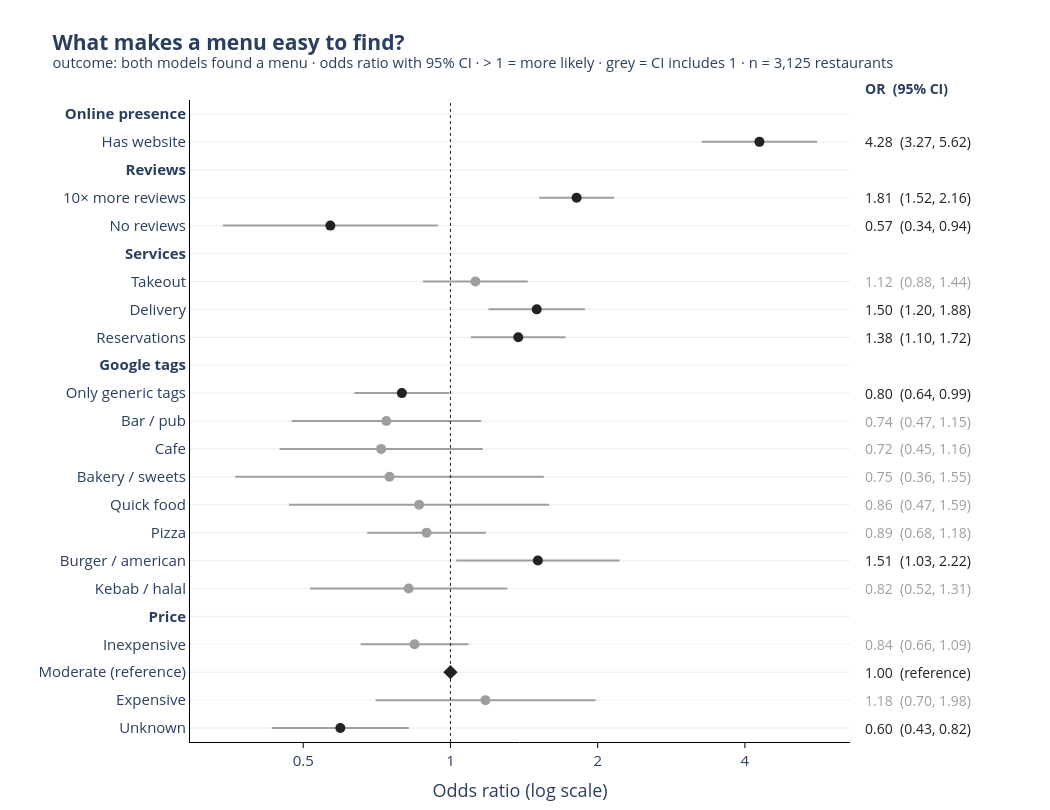

This figure's notebook cell:
### Code cell
# forest plot: odds ratio with 95% CI per input, grouped by kind of feature with short labels
REFERENCE = 'price: moderate'    # not a feature: the reference category the other price levels are compared with, OR = 1
PLOT_GROUPS = {
    'Online presence':      {'has website': 'Has website'},
    'Reviews':              {'reviews (log10)': '10× more reviews', 'no reviews': 'No reviews'},
    'Services':             {'offers takeout': 'Takeout', 'offers delivery': 'Delivery', 'offers reservations': 'Reservations'},
    'Google tags':          {'only generic tag': 'Only generic tags',
                             # 'tagged: bar/pub' -> 'Bar / pub'
                             **{group: group.split(': ', 1)[1].replace('/', ' / ').capitalize() for group in TAG_GROUPS}},
    'Price':                {'price: inexpensive': 'Inexpensive', REFERENCE: 'Moderate (reference)',
                             'price: expensive': 'Expensive', 'price: unknown': 'Unknown'},
}
assert sorted(f for g in PLOT_GROUPS.values() for f in g if f != REFERENCE) == sorted(result.index)

# one row per header and per feature, top to bottom
rows = []
for group, labels in PLOT_GROUPS.items():
    rows.append((f"<b>{group}</b>", None))
    rows += [(label, feature) for feature, label in labels.items()]
y_of = {feature: -i for i, (_, feature) in enumerate(rows) if feature}

res = result.loc[[f for f in y_of if f != REFERENCE]]
significant = (res["ci low"] > 1) | (res["ci high"] < 1)
INK, MUTED = "#222222", "#9e9e9e"
colors = np.where(significant, INK, MUTED)
labels = {feature: label for label, feature in rows if feature}

fig = go.Figure(go.Scatter(
    x=res["odds ratio"],
    y=[y_of[f] for f in res.index],
    mode="markers",
    marker=dict(color=colors, size=10),
    error_x=dict(type="data", symmetric=False,
                 array=res["ci high"] - res["odds ratio"],
                 arrayminus=res["odds ratio"] - res["ci low"],
                 thickness=2, width=0, color=MUTED),
    customdata=np.stack([res["ci low"], res["ci high"], res["p"]], axis=-1),
    text=[labels[f] for f in res.index],
    hovertemplate="<b>%{text}</b><br>OR %{x:.2f} (95% CI %{customdata[0]:.2f}, %{customdata[1]:.2f})<br>p = %{customdata[2]:.3f}<extra></extra>",
    showlegend=False,
))

# odds ratio and CI as a text column to the right of the plot
for (feature, row), color in zip(res.iterrows(), colors):
    fig.add_annotation(x=1.02, xref="paper", y=y_of[feature], yref="y", xanchor="left", showarrow=False,
                       text=f"{row['odds ratio']:.2f}  ({row['ci low']:.2f}, {row['ci high']:.2f})", font=dict(color=color, size=14))
fig.add_annotation(x=1.02, xref="paper", y=1, yref="paper", yanchor="bottom", xanchor="left", showarrow=False,
                   text="<b>OR  (95% CI)</b>", font=dict(size=14))

# reference category: fixed at OR = 1, no CI
fig.add_trace(go.Scatter(x=[1], y=[y_of[REFERENCE]], mode="markers", showlegend=False,
                         marker=dict(symbol="diamond", size=11, color=INK),
                         hovertemplate="<b>Moderate</b><br>reference category (OR = 1)<extra></extra>"))
fig.add_annotation(x=1.02, xref="paper", y=y_of[REFERENCE], yref="y", xanchor="left", showarrow=False,
                   text="1.00  (reference)", font=dict(color=INK, size=14))

fig.add_vline(x=1, line=dict(color=INK, width=1, dash="dot"))
fig.update_layout(
    title=plot_title("What makes a menu easy to find?",
                     f"outcome: both models found a menu · odds ratio with 95% CI · > 1 = more likely · grey = CI includes 1 · n = {len(features):,} restaurants"),
    xaxis=dict(type="log", title="Odds ratio (log scale)",
               tickvals=[0.25, 0.5, 1, 2, 4, 8], ticktext=["0.25", "0.5", "1", "2", "4", "8"]),
    yaxis=dict(title=None, tickvals=[-i for i in range(len(rows))], ticktext=[label for label, _ in rows],
               range=[-len(rows) + 0.5, 0.5], showgrid=True, gridcolor="#eeeeee", ticks=""),
    height=810, width=1050,
    margin={**MARGIN, "l": 190, "r": 200, "t": 100},
)

save_plot(fig, 'logistic-regression-hasfoundmenu-full.svg')
fig.show()

### Figure 1 — Plotly figure (JSON) as saved in the notebook; plotly's stock layout.template omitted (floating-point values rounded to 4 significant figures)
{"data": [{"customdata": [[3.266, 5.617, 7.118e-26], [1.518, 2.161, 4.44e-11], [0.3427, 0.9417, 0.0283], [0.8789, 1.439, 0.3504], [1.196, 1.884, 0.000452], [1.101, 1.72, 0.005002], [0.6364, 0.9942, 0.04436], [0.4737, 1.155, 0.1844], [0.4473, 1.164, 0.1809], [0.363, 1.552, 0.4386], [0.4678, 1.591, 0.6367], [0.6761, 1.181, 0.4302], [1.027, 2.217, 0.03592], [0.5162, 1.307, 0.4062], [0.6553, 1.089, 0.1928], [0.7026, 1.979, 0.5328], [0.4311, 0.8223, 0.001649]], "error_x": {"array": [1.334, 0.35, 0.3736, 0.3143, 0.3825, 0.3435, 0.1988, 0.4151, 0.4423, 0.8012, 0.7286, 0.2877, 0.7077, 0.4856, 0.2442, 0.7998, 0.2269], "arrayminus": [1.017, 0.2933, 0.2254, 0.2456, 0.3048, 0.2749, 0.159, 0.2659, 0.2742, 0.3875, 0.395, 0.2177, 0.4818, 0.3052, 0.1895, 0.4765, 0.1643], "color": "#9e9e9e", "symmetric": false, "thickness": 2, "type": "data", "width": 0}, "hovertemplate": "<b>%{text}</b><br>OR %{x:.2f} (95% CI %{customdata[0]:.2f}, %{customdata[1]:.2f})<br>p = %{customdata[2]:.3f}<extra></extra>", "marker": {"color": ["#222222", "#222222", "#222222", "#9e9e9e", "#222222", "#222222", "#222222", "#9e9e9e", "#9e9e9e", "#9e9e9e", "#9e9e9e", "#9e9e9e", "#222222", "#9e9e9e", "#9e9e9e", "#9e9e9e", "#222222"], "size": 10}, "mode": "markers", "showlegend": false, "text": ["Has website", "10× more reviews", "No reviews", "Takeout", "Delivery", "Reservations", "Only generic tags", "Bar / pub", "Cafe", "Bakery / sweets", "Quick food", "Pizza", "Burger / american", "Kebab / halal", "Inexpensive", "Expensive", "Unknown"], "type": "scatter", "x": [4.283, 1.811, 0.5681, 1.125, 1.501, 1.376, 0.7955, 0.7395, 0.7215, 0.7505, 0.8628, 0.8937, 1.509, 0.8213, 0.8447, 1.179, 0.5954], "y": [-1, -3, -4, -6, -7, -8, -10, -11, -12, -13, -14, -15, -16, -17, -19, -21, -22]}, {"hovertemplate": "<b>Moderate</b><br>reference category (OR = 1)<extra></extra>", "marker": {"color": "#222222", "size": 11, "symbol": "diamond"}, "mode": "markers", "showlegend": false, "type": "scatter", "x": [1], "y": [-20]}], "layout": {"annotations": [{"font": {"color": "#222222", "size": 14}, "showarrow": false, "text": "4.28  (3.27, 5.62)", "x": 1.02, "xanchor": "left", "xref": "paper", "y": -1, "yref": "y"}, {"font": {"color": "#222222", "size": 14}, "showarrow": false, "text": "1.81  (1.52, 2.16)", "x": 1.02, "xanchor": "left", "xref": "paper", "y": -3, "yref": "y"}, {"font": {"color": "#222222", "size": 14}, "showarrow": false, "text": "0.57  (0.34, 0.94)", "x": 1.02, "xanchor": "left", "xref": "paper", "y": -4, "yref": "y"}, {"font": {"color": "#9e9e9e", "size": 14}, "showarrow": false, "text": "1.12  (0.88, 1.44)", "x": 1.02, "xanchor": "left", "xref": "paper", "y": -6, "yref": "y"}, {"font": {"color": "#222222", "size": 14}, "showarrow": false, "text": "1.50  (1.20, 1.88)", "x": 1.02, "xanchor": "left", "xref": "paper", "y": -7, "yref": "y"}, {"font": {"color": "#222222", "size": 14}, "showarrow": false, "text": "1.38  (1.10, 1.72)", "x": 1.02, "xanchor": "left", "xref": "paper", "y": -8, "yref": "y"}, {"font": {"color": "#222222", "size": 14}, "showarrow": false, "text": "0.80  (0.64, 0.99)", "x": 1.02, "xanchor": "left", "xref": "paper", "y": -10, "yref": "y"}, {"font": {"color": "#9e9e9e", "size": 14}, "showarrow": false, "text": "0.74  (0.47, 1.15)", "x": 1.02, "xanchor": "left", "xref": "paper", "y": -11, "yref": "y"}, {"font": {"color": "#9e9e9e", "size": 14}, "showarrow": false, "text": "0.72  (0.45, 1.16)", "x": 1.02, "xanchor": "left", "xref": "paper", "y": -12, "yref": "y"}, {"font": {"color": "#9e9e9e", "size": 14}, "showarrow": false, "text": "0.75  (0.36, 1.55)", "x": 1.02, "xanchor": "left", "xref": "paper", "y": -13, "yref": "y"}, {"font": {"color": "#9e9e9e", "size": 14}, "showarrow": false, "text": "0.86  (0.47, 1.59)", "x": 1.02, "xanchor": "left", "xref": "paper", "y": -14, "yref": "y"}, {"font": {"color": "#9e9e9e", "size": 14}, "showarrow": false, "text": "0.89  (0.68, 1.18)", "x": 1.02, "xanchor": "left", "xref": "paper", "y": -15, "yref": "y"}, {"font": {"color": "#222222", "size": 14}, "showarrow": false, "text": "1.51  (1.03, 2.22)", "x": 1.02, "xanchor": "left", "xref": "paper", "y": -16, "yref": "y"}, {"font": {"color": "#9e9e9e", "size": 14}, "showarrow": false, "text": "0.82  (0.52, 1.31)", "x": 1.02, "xanchor": "left", "xref": "paper", "y": -17, "yref": "y"}, {"font": {"color": "#9e9e9e", "size": 14}, "showarrow": false, "text": "0.84  (0.66, 1.09)", "x": 1.02, "xanchor": "left", "xref": "paper", "y": -19, "yref": "y"}, {"font": {"color": "#9e9e9e", "size": 14}, "showarrow": false, "text": "1.18  (0.70, 1.98)", "x": 1.02, "xanchor": "left", "xref": "paper", "y": -21, "yref": "y"}, {"font": {"color": "#222222", "size": 14}, "showarrow": false, "text": "0.60  (0.43, 0.82)", "x": 1.02, "xanchor": "left", "xref": "paper", "y": -22, "yref": "y"}, {"font": {"size": 14}, "showarrow": false, "text": "<b>OR  (95% CI)</b>", "x": 1.02, "xanchor": "left", "xref": "paper", "y": 1, "yanchor": "bottom", "yref": "paper"}, {"font": {"color": "#222222", "size": 14}, "showarrow": false, "text": "1.00  (reference)", "x": 1.02, "xanchor": "left", "xref": "paper", "y": -20, "yref": "y"}], "height": 810, "margin": {"b": 60, "l": 190, "r": 200, "t": 100}, "shapes": [{"line": {"color": "#222222", "dash": "dot", "width": 1}, "type": "line", "x0": 1, "x1": 1, "xref": "x", "y0": 0, "y1": 1, "yref": "y domain"}], "title": {"text": "<b>What makes a menu easy to find?</b><br><sup>outcome: both models found a menu · odds ratio with 95% CI · > 1 = more likely · grey = CI includes 1 · n = 3,125 restaurants</sup>"}, "width": 1050, "xaxis": {"ticktext": ["0.25", "0.5", "1", "2", "4", "8"], "tickvals": [0.25, 0.5, 1, 2, 4, 8], "title": {"text": "Odds ratio (log scale)"}, "type": "log"}, "yaxis": {"gridcolor": "#eeeeee", "range": [-22.5, 0.5], "showgrid": true, "ticks": "", "ticktext": ["<b>Online presence</b>", "Has website", "<b>Reviews</b>", "10× more reviews", "No reviews", "<b>Services</b>", "Takeout", "Delivery", "Reservations", "<b>Google tags</b>", "Only generic tags", "Bar / pub", "Cafe", "Bakery / sweets", "Quick food", "Pizza", "Burger / american", "Kebab / halal", "<b>Price</b>", "Inexpensive", "Moderate (reference)", "Expensive", "Unknown"], "tickvals": [0, -1, -2, -3, -4, -5, -6, -7, -8, -9, -10, -11, -12, -13, -14, -15, -16, -17, -18, -19, -20, -21, -22], "title": {}}}}
